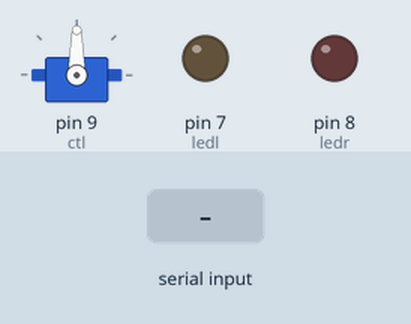
A sketch run on a simulated Arduino Uno, built with avr-gcc and run on an emulated ATmega328P. Parts: servo, output pins drawn as LEDs (lit = HIGH). Inputs (shaded band) come from the test bench.

Above: at 1.2 s.
1.3 s: "1" received over the second serial link
At 2.4 s:
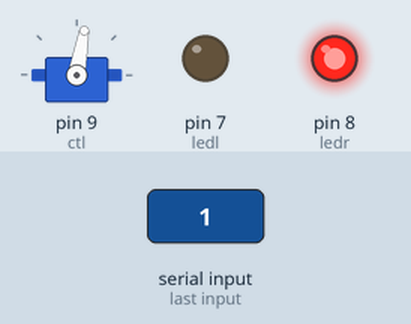
2.8 s: "2" received over the second serial link
At 3.6 s:
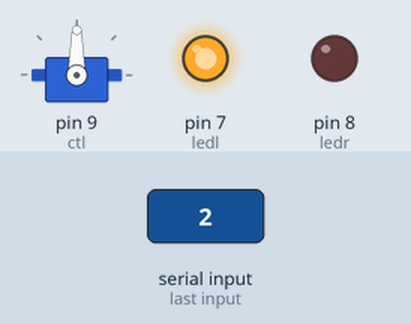
4.3 s: "2" received over the second serial link
At 4.7 s:
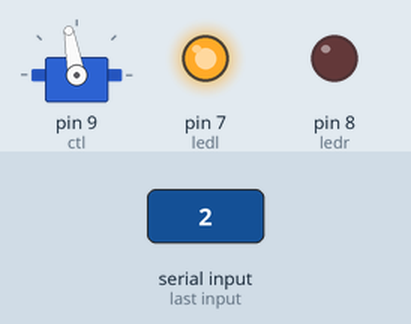
5.8 s: "0" received over the second serial link
At 7.1 s:
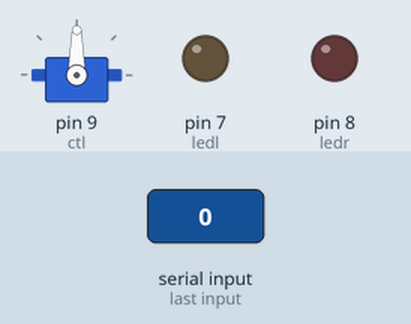
Timing chart, 0 to 8.3 s (numbered marks = the images above; inputs shaded):
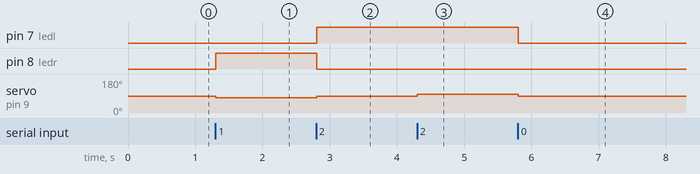

The sketch:

BT_con.ino
```cpp
#include <SoftwareSerial.h>
#include <Servo.h>

#define tx 11
#define rx 10
#define ctl 9
#define ledr 8
#define ledl 7

SoftwareSerial btSerial(rx,tx);
Servo myservo;

char mode = '0';
int servo_r = 90;

void setup() {
  btSerial.begin(9600);
  myservo.attach(ctl);
  pinMode(ledr, OUTPUT);
  digitalWrite(ledr, LOW);
  pinMode(ledl, OUTPUT);
  digitalWrite(ledl, LOW);
  myservo.write(servo_r);

}

void loop() {

  if(btSerial.available()){
    mode = btSerial.read();

    switch(mode){
    case '0':
      btSerial.println("REST\n");
      servo_r = 90;
      myservo.write(servo_r);
      digitalWrite(ledr, LOW);
      digitalWrite(ledl, LOW);
      break;
    case '1':
      btSerial.println("R-\n");
      if (servo_r > 0) {
        servo_r = servo_r - 10;
      }
      myservo.write(servo_r);
      digitalWrite(ledr, HIGH);
      digitalWrite(ledl, LOW);
      break;
    case '2':
      btSerial.println("R+\n");
      if (servo_r < 180) {
        servo_r = servo_r + 10;
      }
      myservo.write(servo_r);
      digitalWrite(ledr, LOW);
      digitalWrite(ledl, HIGH);
      break;
    }
  }

}
```

Measured:
- after the input at 1.3 s, pin 8 (ledr): LOW → HIGH at once; servo on pin 9 (ctl): 90° → 80° at once
- after the input at 2.8 s, pin 7 (ledl): LOW → HIGH at once; pin 8 (ledr): HIGH → LOW at once; servo on pin 9 (ctl): 80° → 90° at once
- after the input at 4.3 s, servo on pin 9 (ctl): 90° → 100° at once
- after the input at 5.8 s, pin 7 (ledl): HIGH → LOW at once; servo on pin 9 (ctl): 100° → 90° at once
